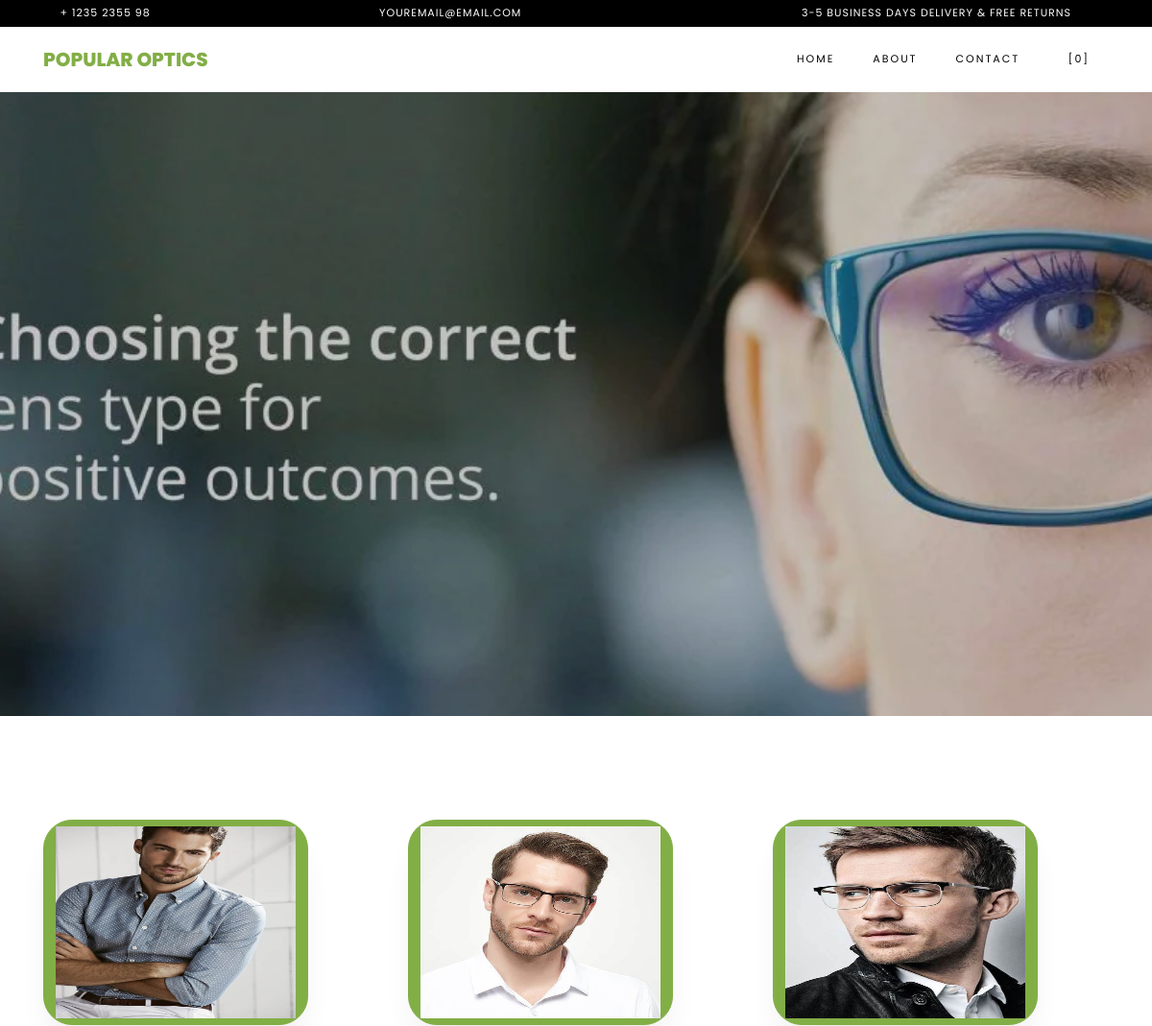
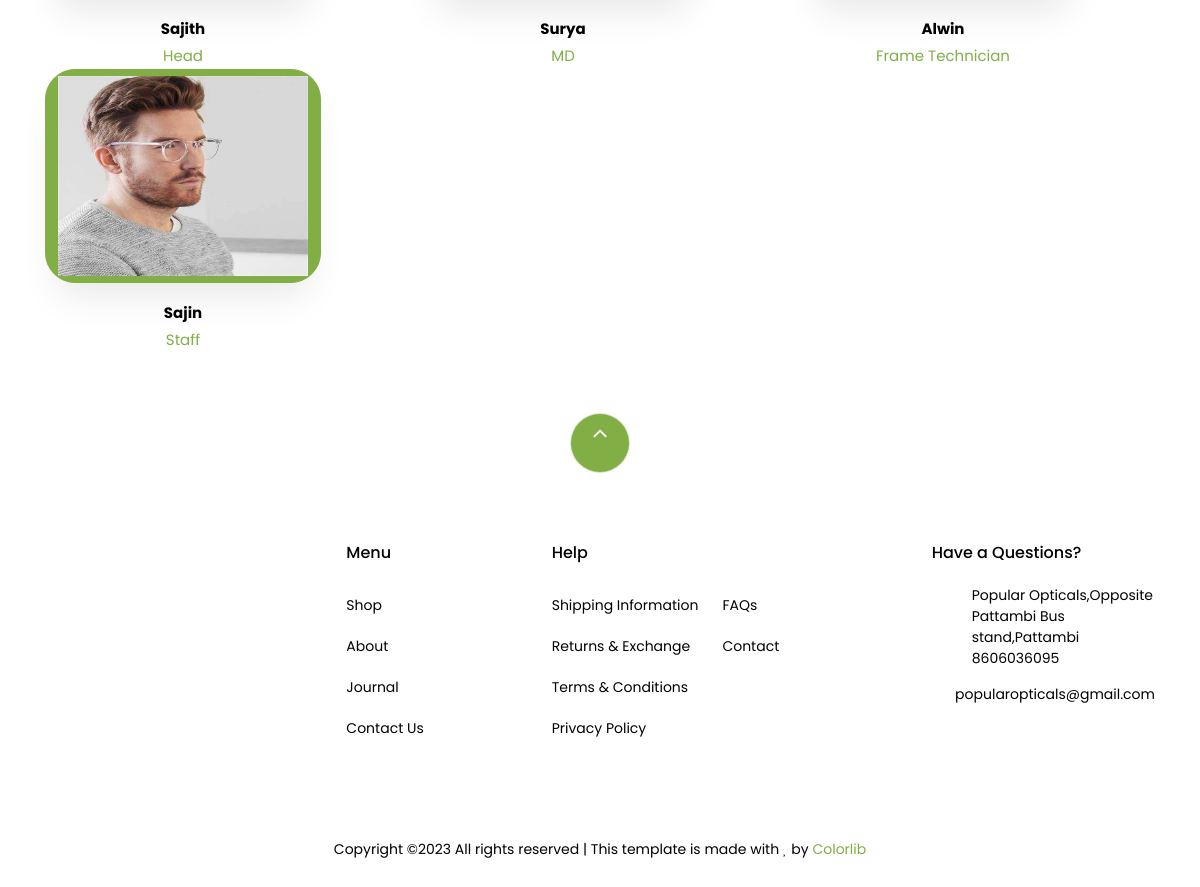
The app's page /staffpg/ with its own data (2 pictures, top to bottom).
### PopularOpticsApp/models.py (models this page shows)
class staffdb(models.Model):
    name = models.CharField(max_length=100,null=True,blank=True)
    desi = models.CharField(max_length=100,null=True,blank=True)
    image = models.ImageField(upload_to="profile",null=True,blank=True)

### PopularWeb/views.py (the view)
# urls.py: path('staffpg/',views.staffpg,name='staffpg'),
def staffpg(request):
    data = staffdb.objects.all()
    da = catdb.objects.all()
    return render(request,"staff.html",{'data':data,'da':da})

### PopularWeb/templates/staff.html (shortened to what this page needs)
<!DOCTYPE html>
{% load static %}
<html lang="en">
  <head>
    <link rel="stylesheet" href="{% static 'assets/css/open-iconic-bootstrap.min.css' %}">
    <link rel="stylesheet" href="{% static 'assets/css/animate.css' %}">
    <link rel="stylesheet" href="{% static 'assets/css/owl.carousel.min.css' %}">
    <link rel="stylesheet" href="{% static 'assets/css/owl.theme.default.min.css' %}">
    <link rel="stylesheet" href="{% static 'assets/css/magnific-popup.css' %}">
    <link rel="stylesheet" href="{% static 'assets/css/aos.css' %}">
    <link rel="stylesheet" href="{% static 'assets/css/ionicons.min.css' %}">
    <link rel="stylesheet" href="{% static 'assets/css/bootstrap-datepicker.css' %}">
    <link rel="stylesheet" href="{% static 'assets/css/jquery.timepicker.css' %}">
    <link rel="stylesheet" href="{% static 'assets/css/flaticon.css' %}">
    <link rel="stylesheet" href="{% static 'assets/css/icomoon.css' %}">
    <link rel="stylesheet" href="{% static 'assets/css/style.css' %}">
  </head>
  <body class="goto-here">
		<div class="py-1" style="background-color:black;">
    	<div class="container">
    		<div class="row no-gutters d-flex align-items-start align-items-center px-md-0">
	    		<div class="col-lg-12 d-block">
		    		<div class="row d-flex">
		    			<div class="col-md pr-4 d-flex topper align-items-center">
					    	<div class="icon mr-2 d-flex justify-content-center align-items-center"><span class="icon-phone2"></span></div>
						    <span class="text">+ 1235 2355 98</span>
					    </div>
					    <div class="col-md pr-4 d-flex topper align-items-center">
					    	<div class="icon mr-2 d-flex justify-content-center align-items-center"><span class="icon-paper-plane"></span></div>
						    <span class="text">youremail@email.com</span>
					    </div>
					    <div class="col-md-5 pr-4 d-flex topper align-items-center text-lg-right">
						    <span class="text">3-5 Business days delivery &amp; Free Returns</span>
					    </div>
				    </div>
			    </div>
		    </div>
		  </div>
    </div>
    <nav class="navbar navbar-expand-lg navbar-dark ftco_navbar bg-dark ftco-navbar-light" id="ftco-navbar">
	    <div class="container">
	      <a class="navbar-brand" href="index.html">Popular Optics</a>
	      <div class="collapse navbar-collapse" id="ftco-nav">
	        <ul class="navbar-nav ml-auto">
	          <li class="nav-item"><a href="{% url 'indexpg' %}" class="nav-link">Home</a></li>
	          <li class="nav-item"><a href="{% url 'aboutpg' %}" class="nav-link">About</a></li>
	          <li class="nav-item active"><a href="{% url 'contactpg' %}" class="nav-link">Contact</a></li>
	          <li class="nav-item cta cta-colored"><a href="cart.html" class="nav-link"><span class="icon-shopping_cart"></span>[0]</a></li>
	        </ul>
	      </div>
	    </div>
	  </nav>
     <section id="home-section" class="hero">
		  <div class="home-slider owl-carousel">
	      <div class="slider-item" style="background-image: url({% static 'assets\images\womenglass.webp' %});">
	      	<div class="overlay"></div>
	        <div class="container">
	          <div class="row slider-text justify-content-center align-items-center" data-scrollax-parent="true">
	          </div>
	        </div>
	      </div>
	    </div>
    </section>
		<br><br><br><br>
    <section class="ftco-section ftco-category ftco-no-pt">
			<div class="container">
				<div class="row">
					{% for i in data %}
					<div class="col-md-4">
						<div class="row">
							<div class="col-md-4 order-md-last align-items-stretch d-flex">
									<div class="text text-center">
										<p><a href="" class="btn btn-primary"><img src="{{i.image.url}}" style="width:250px; height:200px;"></a></p>
										<a href="" class="title" style="color:black;"><b>{{i.name}} </b> </a></br>
										<a href="" class="tile">{{i.desi}}</a></br>
									</div>
								</div>
							</div>
							</div>
					{% endfor %}
				</div>
				</div>
		</section>
    <footer class="ftco-footer ftco-section">
      <div class="container">
      	<div class="row">
      		<div class="mouse">
						<a href="#" class="mouse-icon">
							<div class="mouse-wheel"><span class="ion-ios-arrow-up"></span></div>
						</a>
					</div>
      	</div>
        <div class="row mb-5">
          <div class="col-md">
            <div class="ftco-footer-widget mb-4">
              <ul class="ftco-footer-social list-unstyled float-md-left float-lft mt-5">
              </ul>
            </div>
          </div>
          <div class="col-md">
            <div class="ftco-footer-widget mb-4 ml-md-5">
              <h2 class="ftco-heading-2">Menu</h2>
              <ul class="list-unstyled">
                <li><a href="#" class="py-2 d-block">Shop</a></li>
                <li><a href="#" class="py-2 d-block">About</a></li>
                <li><a href="#" class="py-2 d-block">Journal</a></li>
                <li><a href="{% url 'contactpg' %}" class="py-2 d-block">Contact Us</a></li>
              </ul>
            </div>
          </div>
          <div class="col-md-4">
             <div class="ftco-footer-widget mb-4">
              <h2 class="ftco-heading-2">Help</h2>
              <div class="d-flex">
	              <ul class="list-unstyled mr-l-5 pr-l-3 mr-4">
	                <li><a href="#" class="py-2 d-block">Shipping Information</a></li>
	                <li><a href="#" class="py-2 d-block">Returns &amp; Exchange</a></li>
	                <li><a href="#" class="py-2 d-block">Terms &amp; Conditions</a></li>
	                <li><a href="#" class="py-2 d-block">Privacy Policy</a></li>
	              </ul>
	              <ul class="list-unstyled">
	                <li><a href="#" class="py-2 d-block">FAQs</a></li>
	                <li><a href="#" class="py-2 d-block">Contact</a></li>
	              </ul>
	            </div>
            </div>
          </div>
          <div class="col-md">
            <div class="ftco-footer-widget mb-4">
            	<h2 class="ftco-heading-2">Have a Questions?</h2>
            	<div class="block-23 mb-3">
	              <ul>
	                <li><span class="icon icon-map-marker"></span><span class="text">Popular Opticals,Opposite Pattambi Bus stand,Pattambi</span></li>
	                <li><a href="#"><span class="icon icon-phone"></span><span class="text">8606036095</span></a></li>
	                <li><a href="#"><span class="icon icon-envelope"></span><span class="text">popularopticals@gmail.com</span></a></li>
	              </ul>
	            </div>
            </div>
          </div>
        </div>
        <div class="row">
          <div class="col-md-12 text-center">
            <p>
						  Copyright &copy;<script>document.write(new Date().getFullYear());</script> All rights reserved | This template is made with <i class="icon-heart color-danger" aria-hidden="true"></i> by <a href="https://colorlib.com" target="_blank">Colorlib</a>
						</p>
          </div>
        </div>
      </div>
    </footer>
  </body>
</html>

### PopularWeb/static/assets/css/icomoon.css (style rules this page uses)
[class^="icon-"], [class*=" icon-"] { font-family: 'icomoon' !important; speak: none; font-style: normal; font-weight: normal; font-variant: normal; text-transform: none; line-height: 1; -webkit-font-smoothing: antialiased; -moz-osx-font-smoothing: grayscale; }
.icon-heart:before { content: "\f004"; }
.icon-map-marker:before { content: "\f041"; }
.icon-phone:before { content: "\f095"; }
.icon-envelope:before { content: "\f0e0"; }
.icon-paper-plane:before { content: "\f1d8"; }
.icon-phone2:before { content: "\e0cd"; }
.icon-shopping_cart:before { content: "\e8cc"; }

### records on screen
staffdb: image (picture), name "Sajith", desi "Head"
staffdb: image (picture), name "Surya", desi "MD"
staffdb: image (picture), name "Alwin", desi "Frame Technician"
staffdb: image (picture), name "Sajin", desi "Staff"
